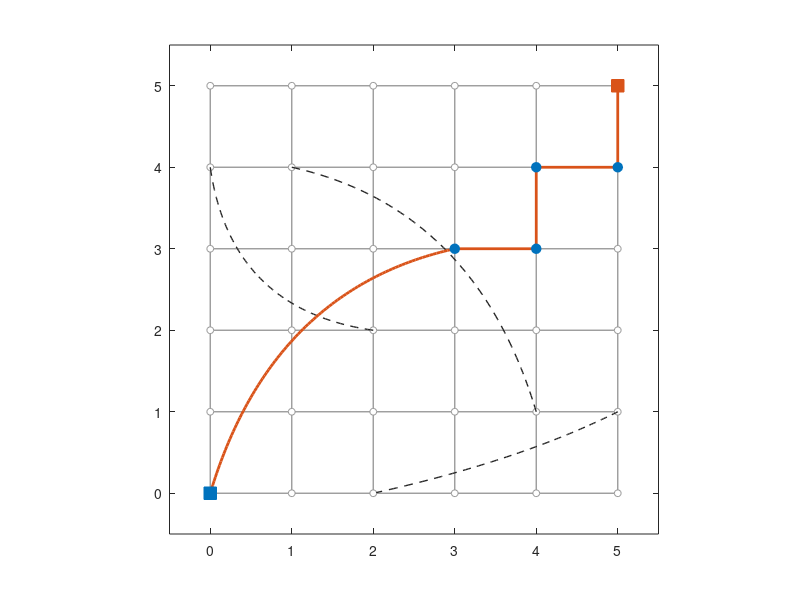

Recreate this plot in MATLAB.
% Model Kleinberga: siatka 6x6, skroty i sciezka zachlanna s -> t
n = 6;
niebieski = [0 0.4470 0.7410];
pomarancz = [0.8500 0.3250 0.0980];
szary     = [0.6 0.6 0.6];
ciemny    = [0.15 0.15 0.15];

t = linspace(0, 1, 100);
bez = @(P0,P1,P2) deal((1-t).^2*P0(1) + 2*(1-t).*t*P1(1) + t.^2*P2(1), ...
                       (1-t).^2*P0(2) + 2*(1-t).*t*P1(2) + t.^2*P2(2));

figure('Color','w'); hold on;

% siatka i wszystkie wierzcholki
for k = 0:n-1
    plot([0 n-1], [k k], '-', 'Color', szary, 'LineWidth', 1);
    plot([k k], [0 n-1], '-', 'Color', szary, 'LineWidth', 1);
end
[X, Y] = meshgrid(0:n-1, 0:n-1);
plot(X(:), Y(:), 'o', 'Color', szary, 'MarkerSize', 5, 'MarkerFaceColor', 'w');

% pozostale skroty
[x,y] = bez([1 4],[3.25 3.5],[4 1]);   plot(x, y, '--', 'Color', ciemny, 'LineWidth', 1);
[x,y] = bez([5 1],[3.8 0.4],[2 0]);    plot(x, y, '--', 'Color', ciemny, 'LineWidth', 1);
[x,y] = bez([0 4],[0.25 2.25],[2 2]);  plot(x, y, '--', 'Color', ciemny, 'LineWidth', 1);

% sciezka zachlanna
[x,y] = bez([0 0],[0.75 2.5],[3 3]);   plot(x, y, '-', 'Color', pomarancz, 'LineWidth', 2);
plot([3 4 4 5 5], [3 3 4 4 5], '-', 'Color', pomarancz, 'LineWidth', 2);
plot([3 4 4 5], [3 3 4 4], 'o', 'Color', niebieski, 'MarkerSize', 7, 'MarkerFaceColor', niebieski);
plot(0, 0, 's', 'Color', niebieski, 'MarkerSize', 9, 'MarkerFaceColor', niebieski);
plot(5, 5, 's', 'Color', pomarancz, 'MarkerSize', 9, 'MarkerFaceColor', pomarancz);
hold off;

axis equal;
xlim([-0.5 n-0.5]); ylim([-0.5 n-0.5]);
set(gca, 'XTick', 0:n-1, 'YTick', 0:n-1);
box on;
